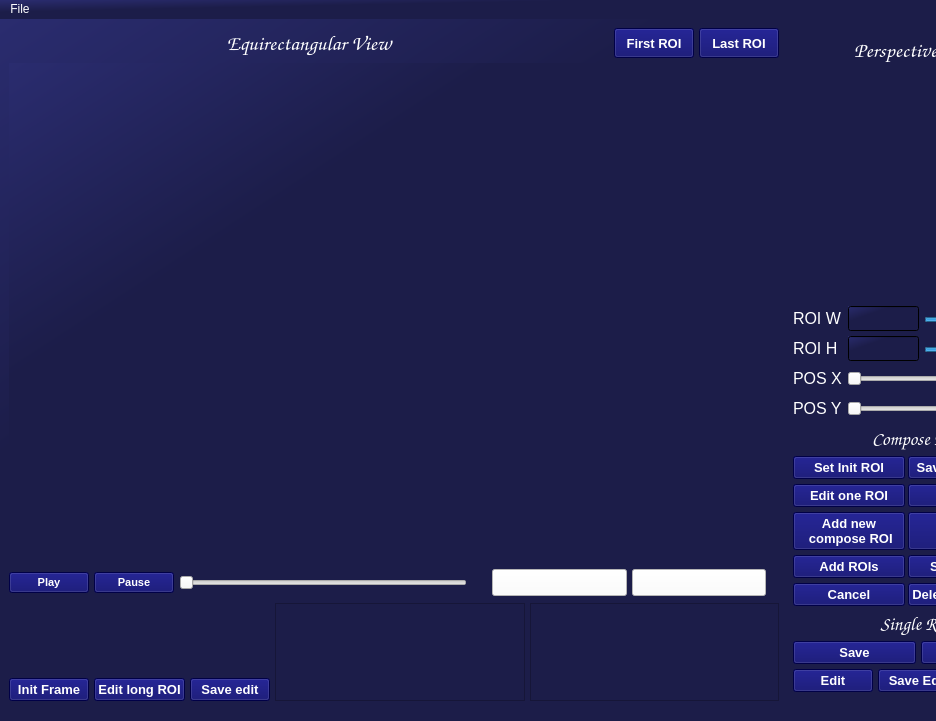
<?xml version="1.0" encoding="UTF-8"?>
<ui version="4.0">
 <class>Anottation</class>
 <widget class="QMainWindow" name="Anottation">
  <property name="geometry">
   <rect>
    <x>0</x>
    <y>0</y>
    <width>936</width>
    <height>721</height>
   </rect>
  </property>
  <property name="windowTitle">
   <string>MainWindow</string>
  </property>
  <property name="layoutDirection">
   <enum>Qt::LeftToRight</enum>
  </property>
  <property name="styleSheet">
   <string notr="true">background-color: qlineargradient(spread:pad, x1:0, y1:0, x2:1, y2:1, stop:0 rgba(42, 44, 111, 255), stop:0.315789 rgba(28, 29, 73, 255));
color:rgb(255,255,255);
border-color: rgb(44, 0, 66);</string>
  </property>
  <widget class="QWidget" name="window">
   <widget class="QWidget" name="horizontalLayoutWidget_6">
    <property name="geometry">
     <rect>
      <x>0</x>
      <y>0</y>
      <width>931</width>
      <height>691</height>
     </rect>
    </property>
    <layout class="QHBoxLayout" name="horizontalLayout_8">
     <property name="spacing">
      <number>5</number>
     </property>
     <property name="sizeConstraint">
      <enum>QLayout::SetMinAndMaxSize</enum>
     </property>
     <property name="leftMargin">
      <number>9</number>
     </property>
     <property name="topMargin">
      <number>9</number>
     </property>
     <property name="rightMargin">
      <number>9</number>
     </property>
     <property name="bottomMargin">
      <number>9</number>
     </property>
     <item>
      <layout class="QVBoxLayout" name="verticalLayout_4">
       <item>
        <layout class="QHBoxLayout" name="horizontalLayout_7">
         <item>
          <widget class="QLabel" name="label">
           <property name="minimumSize">
            <size>
             <width>600</width>
             <height>30</height>
            </size>
           </property>
           <property name="font">
            <font>
             <family>Comic Sans MS</family>
             <pointsize>16</pointsize>
             <weight>75</weight>
             <bold>true</bold>
            </font>
           </property>
           <property name="styleSheet">
            <string notr="true">background-color:none;</string>
           </property>
           <property name="text">
            <string>Equirectangular View</string>
           </property>
           <property name="alignment">
            <set>Qt::AlignCenter</set>
           </property>
          </widget>
         </item>
         <item>
          <widget class="QPushButton" name="button_go_to_first">
           <property name="minimumSize">
            <size>
             <width>80</width>
             <height>30</height>
            </size>
           </property>
           <property name="font">
            <font>
             <family>Arial</family>
             <pointsize>10</pointsize>
             <weight>75</weight>
             <bold>true</bold>
            </font>
           </property>
           <property name="styleSheet">
            <string notr="true">background-color: rgb(0, 0, 100);</string>
           </property>
           <property name="text">
            <string>First ROI</string>
           </property>
          </widget>
         </item>
         <item>
          <widget class="QPushButton" name="button_go_to_last">
           <property name="minimumSize">
            <size>
             <width>80</width>
             <height>30</height>
            </size>
           </property>
           <property name="font">
            <font>
             <family>Arial</family>
             <pointsize>10</pointsize>
             <weight>75</weight>
             <bold>true</bold>
            </font>
           </property>
           <property name="styleSheet">
            <string notr="true">background-color: rgb(0, 0, 100);</string>
           </property>
           <property name="text">
            <string>Last ROI</string>
           </property>
          </widget>
         </item>
        </layout>
       </item>
       <item>
        <widget class="QLabel" name="equi_image">
         <property name="sizePolicy">
          <sizepolicy hsizetype="Expanding" vsizetype="Expanding">
           <horstretch>0</horstretch>
           <verstretch>0</verstretch>
          </sizepolicy>
         </property>
         <property name="minimumSize">
          <size>
           <width>500</width>
           <height>500</height>
          </size>
         </property>
         <property name="maximumSize">
          <size>
           <width>1800</width>
           <height>540</height>
          </size>
         </property>
         <property name="font">
          <font>
           <pointsize>10</pointsize>
          </font>
         </property>
         <property name="mouseTracking">
          <bool>true</bool>
         </property>
         <property name="text">
          <string/>
         </property>
        </widget>
       </item>
       <item>
        <layout class="QVBoxLayout" name="verticalLayout_3">
         <item>
          <layout class="QHBoxLayout" name="horizontalLayout">
           <item>
            <widget class="QPushButton" name="button_play_video">
             <property name="font">
              <font>
               <family>Arial</family>
               <pointsize>8</pointsize>
               <weight>75</weight>
               <bold>true</bold>
              </font>
             </property>
             <property name="styleSheet">
              <string notr="true">background-color: rgb(0, 0, 100);</string>
             </property>
             <property name="text">
              <string>Play</string>
             </property>
            </widget>
           </item>
           <item>
            <widget class="QPushButton" name="button_pause_video">
             <property name="sizePolicy">
              <sizepolicy hsizetype="Fixed" vsizetype="Fixed">
               <horstretch>0</horstretch>
               <verstretch>0</verstretch>
              </sizepolicy>
             </property>
             <property name="font">
              <font>
               <family>Arial</family>
               <pointsize>8</pointsize>
               <weight>75</weight>
               <bold>true</bold>
              </font>
             </property>
             <property name="styleSheet">
              <string notr="true">background-color: rgb(0, 0, 100);</string>
             </property>
             <property name="text">
              <string>Pause</string>
             </property>
            </widget>
           </item>
           <item>
            <widget class="QSlider" name="slider_video_duration">
             <property name="sizePolicy">
              <sizepolicy hsizetype="Expanding" vsizetype="Minimum">
               <horstretch>0</horstretch>
               <verstretch>0</verstretch>
              </sizepolicy>
             </property>
             <property name="minimumSize">
              <size>
               <width>0</width>
               <height>30</height>
              </size>
             </property>
             <property name="styleSheet">
              <string notr="true">background-color: none;</string>
             </property>
             <property name="orientation">
              <enum>Qt::Horizontal</enum>
             </property>
            </widget>
           </item>
           <item>
            <widget class="QLabel" name="text_time">
             <property name="sizePolicy">
              <sizepolicy hsizetype="Expanding" vsizetype="Minimum">
               <horstretch>0</horstretch>
               <verstretch>0</verstretch>
              </sizepolicy>
             </property>
             <property name="minimumSize">
              <size>
               <width>15</width>
               <height>25</height>
              </size>
             </property>
             <property name="maximumSize">
              <size>
               <width>10</width>
               <height>25</height>
              </size>
             </property>
             <property name="sizeIncrement">
              <size>
               <width>30</width>
               <height>0</height>
              </size>
             </property>
             <property name="font">
              <font>
               <family>Arial</family>
               <pointsize>10</pointsize>
               <italic>true</italic>
              </font>
             </property>
             <property name="styleSheet">
              <string notr="true">background-color: rgb(28, 29, 73);</string>
             </property>
             <property name="text">
              <string/>
             </property>
             <property name="alignment">
              <set>Qt::AlignLeading|Qt::AlignLeft|Qt::AlignVCenter</set>
             </property>
            </widget>
           </item>
           <item>
            <layout class="QHBoxLayout" name="horizontalLayout_3">
             <item>
              <widget class="QPushButton" name="button_previous">
               <property name="sizePolicy">
                <sizepolicy hsizetype="Expanding" vsizetype="Fixed">
                 <horstretch>0</horstretch>
                 <verstretch>0</verstretch>
                </sizepolicy>
               </property>
               <property name="font">
                <font>
                 <family>Arial</family>
                 <pointsize>12</pointsize>
                </font>
               </property>
               <property name="styleSheet">
                <string notr="true">background-color: rgb(255, 255, 255);</string>
               </property>
               <property name="text">
                <string/>
               </property>
               <property name="icon">
                <iconset>
                 <normaloff>../Images/left.png</normaloff>../Images/left.png</iconset>
               </property>
              </widget>
             </item>
             <item>
              <widget class="QPushButton" name="button_next">
               <property name="sizePolicy">
                <sizepolicy hsizetype="Expanding" vsizetype="Fixed">
                 <horstretch>0</horstretch>
                 <verstretch>0</verstretch>
                </sizepolicy>
               </property>
               <property name="font">
                <font>
                 <family>Arial</family>
                 <pointsize>12</pointsize>
                </font>
               </property>
               <property name="styleSheet">
                <string notr="true">background-color: rgb(255, 255, 255);</string>
               </property>
               <property name="icon">
                <iconset>
                 <normaloff>../Images/right.png</normaloff>../Images/right.png</iconset>
               </property>
              </widget>
             </item>
             <item>
              <widget class="QLabel" name="text_frame_number">
               <property name="maximumSize">
                <size>
                 <width>16777215</width>
                 <height>16777215</height>
                </size>
               </property>
               <property name="sizeIncrement">
                <size>
                 <width>30</width>
                 <height>0</height>
                </size>
               </property>
               <property name="font">
                <font>
                 <family>Arial</family>
                 <pointsize>10</pointsize>
                 <italic>true</italic>
                </font>
               </property>
               <property name="styleSheet">
                <string notr="true">background-color: rgb(28, 29, 73);</string>
               </property>
               <property name="text">
                <string/>
               </property>
               <property name="alignment">
                <set>Qt::AlignLeading|Qt::AlignLeft|Qt::AlignVCenter</set>
               </property>
              </widget>
             </item>
            </layout>
           </item>
          </layout>
         </item>
         <item>
          <layout class="QHBoxLayout" name="horizontalLayout_6">
           <item>
            <layout class="QVBoxLayout" name="verticalLayout_2">
             <item>
              <widget class="QLabel" name="text_nfov_information">
               <property name="sizePolicy">
                <sizepolicy hsizetype="Expanding" vsizetype="Expanding">
                 <horstretch>0</horstretch>
                 <verstretch>0</verstretch>
                </sizepolicy>
               </property>
               <property name="maximumSize">
                <size>
                 <width>16777215</width>
                 <height>80</height>
                </size>
               </property>
               <property name="font">
                <font>
                 <family>Arial</family>
                 <pointsize>10</pointsize>
                 <italic>true</italic>
                </font>
               </property>
               <property name="styleSheet">
                <string notr="true">background-color:none;</string>
               </property>
               <property name="text">
                <string/>
               </property>
               <property name="alignment">
                <set>Qt::AlignLeading|Qt::AlignLeft|Qt::AlignVCenter</set>
               </property>
              </widget>
             </item>
             <item>
              <layout class="QHBoxLayout" name="horizontalLayout_2">
               <item>
                <widget class="QPushButton" name="button_set_init_CROI">
                 <property name="sizePolicy">
                  <sizepolicy hsizetype="Fixed" vsizetype="Fixed">
                   <horstretch>0</horstretch>
                   <verstretch>0</verstretch>
                  </sizepolicy>
                 </property>
                 <property name="maximumSize">
                  <size>
                   <width>16777215</width>
                   <height>25</height>
                  </size>
                 </property>
                 <property name="font">
                  <font>
                   <family>Arial</family>
                   <pointsize>10</pointsize>
                   <weight>75</weight>
                   <bold>true</bold>
                  </font>
                 </property>
                 <property name="styleSheet">
                  <string notr="true">background-color: rgb(0, 0, 100);</string>
                 </property>
                 <property name="text">
                  <string>Init Frame</string>
                 </property>
                </widget>
               </item>
               <item>
                <widget class="QPushButton" name="button_edit_long_CROI">
                 <property name="sizePolicy">
                  <sizepolicy hsizetype="Fixed" vsizetype="Fixed">
                   <horstretch>0</horstretch>
                   <verstretch>0</verstretch>
                  </sizepolicy>
                 </property>
                 <property name="maximumSize">
                  <size>
                   <width>16777215</width>
                   <height>25</height>
                  </size>
                 </property>
                 <property name="font">
                  <font>
                   <family>Arial</family>
                   <pointsize>10</pointsize>
                   <weight>75</weight>
                   <bold>true</bold>
                  </font>
                 </property>
                 <property name="styleSheet">
                  <string notr="true">background-color: rgb(0, 0, 100);</string>
                 </property>
                 <property name="text">
                  <string>Edit long ROI</string>
                 </property>
                </widget>
               </item>
               <item>
                <widget class="QPushButton" name="button_save_CROI">
                 <property name="sizePolicy">
                  <sizepolicy hsizetype="Fixed" vsizetype="Fixed">
                   <horstretch>0</horstretch>
                   <verstretch>0</verstretch>
                  </sizepolicy>
                 </property>
                 <property name="maximumSize">
                  <size>
                   <width>16777215</width>
                   <height>25</height>
                  </size>
                 </property>
                 <property name="font">
                  <font>
                   <family>Arial</family>
                   <pointsize>10</pointsize>
                   <weight>75</weight>
                   <bold>true</bold>
                  </font>
                 </property>
                 <property name="styleSheet">
                  <string notr="true">background-color: rgb(0, 0, 100);</string>
                 </property>
                 <property name="text">
                  <string>Save edit</string>
                 </property>
                </widget>
               </item>
              </layout>
             </item>
            </layout>
           </item>
           <item>
            <widget class="QScrollArea" name="scroll_area_ROI">
             <property name="minimumSize">
              <size>
               <width>70</width>
               <height>50</height>
              </size>
             </property>
             <property name="maximumSize">
              <size>
               <width>300</width>
               <height>200</height>
              </size>
             </property>
             <property name="font">
              <font>
               <pointsize>14</pointsize>
              </font>
             </property>
             <property name="styleSheet">
              <string notr="true">background-color: rgb(28, 29, 73);</string>
             </property>
             <property name="widgetResizable">
              <bool>true</bool>
             </property>
             <widget class="QWidget" name="scroll_area_ROI_contents">
              <property name="geometry">
               <rect>
                <x>0</x>
                <y>0</y>
                <width>183</width>
                <height>83</height>
               </rect>
              </property>
             </widget>
            </widget>
           </item>
           <item>
            <widget class="QScrollArea" name="scroll_area_compose_ROI">
             <property name="maximumSize">
              <size>
               <width>300</width>
               <height>200</height>
              </size>
             </property>
             <property name="font">
              <font>
               <pointsize>14</pointsize>
              </font>
             </property>
             <property name="styleSheet">
              <string notr="true">background-color:rgb(28, 29, 73);</string>
             </property>
             <property name="widgetResizable">
              <bool>true</bool>
             </property>
             <widget class="QWidget" name="scroll_area_ROI_contents_2">
              <property name="geometry">
               <rect>
                <x>0</x>
                <y>0</y>
                <width>182</width>
                <height>83</height>
               </rect>
              </property>
             </widget>
            </widget>
           </item>
          </layout>
         </item>
        </layout>
       </item>
      </layout>
     </item>
     <item>
      <layout class="QVBoxLayout" name="verticalLayout">
       <property name="spacing">
        <number>5</number>
       </property>
       <property name="sizeConstraint">
        <enum>QLayout::SetDefaultConstraint</enum>
       </property>
       <property name="leftMargin">
        <number>9</number>
       </property>
       <property name="topMargin">
        <number>9</number>
       </property>
       <property name="rightMargin">
        <number>9</number>
       </property>
       <property name="bottomMargin">
        <number>9</number>
       </property>
       <item>
        <widget class="QLabel" name="label_2">
         <property name="minimumSize">
          <size>
           <width>200</width>
           <height>25</height>
          </size>
         </property>
         <property name="maximumSize">
          <size>
           <width>345</width>
           <height>45</height>
          </size>
         </property>
         <property name="font">
          <font>
           <family>Comic Sans MS</family>
           <pointsize>16</pointsize>
           <weight>75</weight>
           <bold>true</bold>
          </font>
         </property>
         <property name="styleSheet">
          <string notr="true">background-color:none;</string>
         </property>
         <property name="text">
          <string>Perspective View</string>
         </property>
         <property name="alignment">
          <set>Qt::AlignCenter</set>
         </property>
        </widget>
       </item>
       <item>
        <widget class="QLabel" name="perspective_image">
         <property name="enabled">
          <bool>true</bool>
         </property>
         <property name="sizePolicy">
          <sizepolicy hsizetype="Expanding" vsizetype="Expanding">
           <horstretch>0</horstretch>
           <verstretch>0</verstretch>
          </sizepolicy>
         </property>
         <property name="minimumSize">
          <size>
           <width>100</width>
           <height>100</height>
          </size>
         </property>
         <property name="maximumSize">
          <size>
           <width>400</width>
           <height>400</height>
          </size>
         </property>
         <property name="styleSheet">
          <string notr="true">background-color: rgb(28, 29, 73);</string>
         </property>
         <property name="text">
          <string/>
         </property>
        </widget>
       </item>
       <item>
        <layout class="QGridLayout" name="gridLayout_3">
         <item row="2" column="2">
          <widget class="QSlider" name="slider_fov_h">
           <property name="minimumSize">
            <size>
             <width>100</width>
             <height>25</height>
            </size>
           </property>
           <property name="maximumSize">
            <size>
             <width>241</width>
             <height>22</height>
            </size>
           </property>
           <property name="styleSheet">
            <string notr="true">background-color:none;</string>
           </property>
           <property name="minimum">
            <number>0</number>
           </property>
           <property name="maximum">
            <number>100</number>
           </property>
           <property name="pageStep">
            <number>1</number>
           </property>
           <property name="value">
            <number>30</number>
           </property>
           <property name="orientation">
            <enum>Qt::Horizontal</enum>
           </property>
           <property name="tickPosition">
            <enum>QSlider::NoTicks</enum>
           </property>
           <property name="tickInterval">
            <number>1</number>
           </property>
          </widget>
         </item>
         <item row="1" column="1">
          <widget class="QLineEdit" name="input_ROI_W">
           <property name="minimumSize">
            <size>
             <width>30</width>
             <height>25</height>
            </size>
           </property>
           <property name="maximumSize">
            <size>
             <width>71</width>
             <height>25</height>
            </size>
           </property>
           <property name="font">
            <font>
             <family>Arial</family>
             <pointsize>10</pointsize>
            </font>
           </property>
           <property name="styleSheet">
            <string notr="true"/>
           </property>
          </widget>
         </item>
         <item row="2" column="1">
          <widget class="QLineEdit" name="input_ROI_H">
           <property name="minimumSize">
            <size>
             <width>30</width>
             <height>25</height>
            </size>
           </property>
           <property name="maximumSize">
            <size>
             <width>71</width>
             <height>25</height>
            </size>
           </property>
           <property name="font">
            <font>
             <family>Arial</family>
             <pointsize>10</pointsize>
            </font>
           </property>
           <property name="styleSheet">
            <string notr="true"/>
           </property>
          </widget>
         </item>
         <item row="2" column="0">
          <widget class="QLabel" name="label_4">
           <property name="minimumSize">
            <size>
             <width>45</width>
             <height>25</height>
            </size>
           </property>
           <property name="maximumSize">
            <size>
             <width>91</width>
             <height>25</height>
            </size>
           </property>
           <property name="font">
            <font>
             <family>Arial</family>
             <pointsize>12</pointsize>
            </font>
           </property>
           <property name="styleSheet">
            <string notr="true">background-color:none;</string>
           </property>
           <property name="text">
            <string>ROI H</string>
           </property>
          </widget>
         </item>
         <item row="1" column="0">
          <widget class="QLabel" name="label_3">
           <property name="minimumSize">
            <size>
             <width>50</width>
             <height>25</height>
            </size>
           </property>
           <property name="maximumSize">
            <size>
             <width>91</width>
             <height>25</height>
            </size>
           </property>
           <property name="font">
            <font>
             <family>Arial</family>
             <pointsize>12</pointsize>
            </font>
           </property>
           <property name="styleSheet">
            <string notr="true">background-color:none;</string>
           </property>
           <property name="text">
            <string>ROI W</string>
           </property>
          </widget>
         </item>
         <item row="1" column="2">
          <widget class="QSlider" name="slider_fov_w">
           <property name="minimumSize">
            <size>
             <width>100</width>
             <height>25</height>
            </size>
           </property>
           <property name="maximumSize">
            <size>
             <width>241</width>
             <height>22</height>
            </size>
           </property>
           <property name="styleSheet">
            <string notr="true">background-color:none;</string>
           </property>
           <property name="minimum">
            <number>0</number>
           </property>
           <property name="maximum">
            <number>100</number>
           </property>
           <property name="singleStep">
            <number>1</number>
           </property>
           <property name="pageStep">
            <number>1</number>
           </property>
           <property name="value">
            <number>30</number>
           </property>
           <property name="orientation">
            <enum>Qt::Horizontal</enum>
           </property>
           <property name="tickPosition">
            <enum>QSlider::NoTicks</enum>
           </property>
           <property name="tickInterval">
            <number>1</number>
           </property>
          </widget>
         </item>
        </layout>
       </item>
       <item>
        <layout class="QGridLayout" name="gridLayout_4">
         <item row="0" column="0">
          <widget class="QLabel" name="label_6">
           <property name="minimumSize">
            <size>
             <width>45</width>
             <height>25</height>
            </size>
           </property>
           <property name="maximumSize">
            <size>
             <width>91</width>
             <height>25</height>
            </size>
           </property>
           <property name="font">
            <font>
             <family>Arial</family>
             <pointsize>12</pointsize>
            </font>
           </property>
           <property name="styleSheet">
            <string notr="true">background-color:none;</string>
           </property>
           <property name="text">
            <string>POS X</string>
           </property>
          </widget>
         </item>
         <item row="0" column="1">
          <widget class="QSlider" name="slider_pos_x">
           <property name="minimumSize">
            <size>
             <width>100</width>
             <height>25</height>
            </size>
           </property>
           <property name="maximumSize">
            <size>
             <width>311</width>
             <height>25</height>
            </size>
           </property>
           <property name="styleSheet">
            <string notr="true">background-color:none;</string>
           </property>
           <property name="minimum">
            <number>0</number>
           </property>
           <property name="maximum">
            <number>1450</number>
           </property>
           <property name="singleStep">
            <number>1</number>
           </property>
           <property name="pageStep">
            <number>1</number>
           </property>
           <property name="value">
            <number>0</number>
           </property>
           <property name="orientation">
            <enum>Qt::Horizontal</enum>
           </property>
           <property name="tickPosition">
            <enum>QSlider::NoTicks</enum>
           </property>
           <property name="tickInterval">
            <number>1</number>
           </property>
          </widget>
         </item>
         <item row="1" column="0">
          <widget class="QLabel" name="label_5">
           <property name="minimumSize">
            <size>
             <width>45</width>
             <height>25</height>
            </size>
           </property>
           <property name="maximumSize">
            <size>
             <width>91</width>
             <height>25</height>
            </size>
           </property>
           <property name="font">
            <font>
             <family>Arial</family>
             <pointsize>12</pointsize>
            </font>
           </property>
           <property name="styleSheet">
            <string notr="true">background-color:none;</string>
           </property>
           <property name="text">
            <string>POS Y</string>
           </property>
          </widget>
         </item>
         <item row="1" column="1">
          <widget class="QSlider" name="slider_pos_y">
           <property name="minimumSize">
            <size>
             <width>100</width>
             <height>25</height>
            </size>
           </property>
           <property name="maximumSize">
            <size>
             <width>311</width>
             <height>25</height>
            </size>
           </property>
           <property name="styleSheet">
            <string notr="true">background-color:none;</string>
           </property>
           <property name="minimum">
            <number>0</number>
           </property>
           <property name="maximum">
            <number>725</number>
           </property>
           <property name="pageStep">
            <number>1</number>
           </property>
           <property name="value">
            <number>0</number>
           </property>
           <property name="orientation">
            <enum>Qt::Horizontal</enum>
           </property>
           <property name="tickPosition">
            <enum>QSlider::NoTicks</enum>
           </property>
           <property name="tickInterval">
            <number>1</number>
           </property>
          </widget>
         </item>
        </layout>
       </item>
       <item>
        <widget class="QLabel" name="label_15">
         <property name="minimumSize">
          <size>
           <width>200</width>
           <height>25</height>
          </size>
         </property>
         <property name="maximumSize">
          <size>
           <width>341</width>
           <height>25</height>
          </size>
         </property>
         <property name="font">
          <font>
           <family>Comic Sans MS</family>
           <pointsize>14</pointsize>
           <weight>75</weight>
           <bold>true</bold>
          </font>
         </property>
         <property name="styleSheet">
          <string notr="true">background-color:none;</string>
         </property>
         <property name="text">
          <string>Compose ROI</string>
         </property>
         <property name="alignment">
          <set>Qt::AlignCenter</set>
         </property>
        </widget>
       </item>
       <item>
        <layout class="QGridLayout" name="gridLayout_2">
         <property name="horizontalSpacing">
          <number>3</number>
         </property>
         <item row="0" column="1">
          <widget class="QPushButton" name="button_end_ROI">
           <property name="minimumSize">
            <size>
             <width>1</width>
             <height>0</height>
            </size>
           </property>
           <property name="font">
            <font>
             <family>Arial</family>
             <pointsize>10</pointsize>
             <weight>75</weight>
             <bold>true</bold>
            </font>
           </property>
           <property name="styleSheet">
            <string notr="true">background-color: rgb(0, 0, 100);</string>
           </property>
           <property name="text">
            <string>Save compose ROI</string>
           </property>
          </widget>
         </item>
         <item row="5" column="1">
          <widget class="QPushButton" name="button_delete_compose_ROI">
           <property name="font">
            <font>
             <family>Arial</family>
             <pointsize>10</pointsize>
             <weight>75</weight>
             <bold>true</bold>
            </font>
           </property>
           <property name="styleSheet">
            <string notr="true">background-color: rgb(0, 0, 100);</string>
           </property>
           <property name="text">
            <string>Delete compose ROI</string>
           </property>
          </widget>
         </item>
         <item row="1" column="0">
          <widget class="QPushButton" name="button_edit_one_compose_ROI">
           <property name="font">
            <font>
             <family>Arial</family>
             <pointsize>10</pointsize>
             <weight>75</weight>
             <bold>true</bold>
            </font>
           </property>
           <property name="styleSheet">
            <string notr="true">background-color: rgb(0, 0, 100);</string>
           </property>
           <property name="text">
            <string>Edit one ROI</string>
           </property>
          </widget>
         </item>
         <item row="3" column="0">
          <widget class="QPushButton" name="button_add_compose_roi">
           <property name="font">
            <font>
             <family>Arial</family>
             <pointsize>10</pointsize>
             <weight>75</weight>
             <bold>true</bold>
            </font>
           </property>
           <property name="styleSheet">
            <string notr="true">background-color: rgb(0, 0, 100);</string>
           </property>
           <property name="text">
            <string>Add ROIs</string>
           </property>
          </widget>
         </item>
         <item row="5" column="0">
          <widget class="QPushButton" name="button_cancel_edit_compose_ROI">
           <property name="font">
            <font>
             <family>Arial</family>
             <pointsize>10</pointsize>
             <weight>75</weight>
             <bold>true</bold>
            </font>
           </property>
           <property name="styleSheet">
            <string notr="true">background-color: rgb(0, 0, 100);</string>
           </property>
           <property name="text">
            <string>Cancel</string>
           </property>
          </widget>
         </item>
         <item row="0" column="0">
          <widget class="QPushButton" name="button_init_ROI">
           <property name="font">
            <font>
             <family>Arial</family>
             <pointsize>10</pointsize>
             <weight>75</weight>
             <bold>true</bold>
            </font>
           </property>
           <property name="styleSheet">
            <string notr="true">background-color: rgb(0, 0, 100);</string>
           </property>
           <property name="text">
            <string>Set Init ROI</string>
           </property>
          </widget>
         </item>
         <item row="3" column="1">
          <widget class="QPushButton" name="button_save_add_ROI">
           <property name="font">
            <font>
             <family>Arial</family>
             <pointsize>10</pointsize>
             <weight>75</weight>
             <bold>true</bold>
            </font>
           </property>
           <property name="styleSheet">
            <string notr="true">background-color: rgb(0, 0, 100);</string>
           </property>
           <property name="text">
            <string>Save add ROIs</string>
           </property>
          </widget>
         </item>
         <item row="1" column="1">
          <widget class="QPushButton" name="button_save_edit_compose_ROI">
           <property name="font">
            <font>
             <family>Arial</family>
             <pointsize>10</pointsize>
             <weight>75</weight>
             <bold>true</bold>
            </font>
           </property>
           <property name="styleSheet">
            <string notr="true">background-color: rgb(0, 0, 100);</string>
           </property>
           <property name="text">
            <string>Save Edit</string>
           </property>
          </widget>
         </item>
         <item row="2" column="0">
          <widget class="QPushButton" name="button_add_new_CROI">
           <property name="font">
            <font>
             <family>Arial</family>
             <pointsize>10</pointsize>
             <weight>75</weight>
             <bold>true</bold>
            </font>
           </property>
           <property name="styleSheet">
            <string notr="true">background-color: rgb(0, 0, 100);</string>
           </property>
           <property name="text">
            <string>Add new 
 compose ROI</string>
           </property>
          </widget>
         </item>
         <item row="2" column="1">
          <widget class="QPushButton" name="button_set_new_CROI">
           <property name="font">
            <font>
             <family>Arial</family>
             <pointsize>10</pointsize>
             <weight>75</weight>
             <bold>true</bold>
            </font>
           </property>
           <property name="styleSheet">
            <string notr="true">background-color: rgb(0, 0, 100);</string>
           </property>
           <property name="text">
            <string>Set Init 
 Add ROI</string>
           </property>
          </widget>
         </item>
        </layout>
       </item>
       <item>
        <widget class="QLabel" name="label_16">
         <property name="minimumSize">
          <size>
           <width>200</width>
           <height>25</height>
          </size>
         </property>
         <property name="font">
          <font>
           <family>Comic Sans MS</family>
           <pointsize>14</pointsize>
           <weight>75</weight>
           <bold>true</bold>
          </font>
         </property>
         <property name="styleSheet">
          <string notr="true">background-color:none;</string>
         </property>
         <property name="text">
          <string>Single ROI</string>
         </property>
         <property name="alignment">
          <set>Qt::AlignCenter</set>
         </property>
        </widget>
       </item>
       <item>
        <layout class="QGridLayout" name="gridLayout">
         <item row="1" column="0">
          <layout class="QHBoxLayout" name="horizontalLayout_5">
           <item>
            <widget class="QPushButton" name="button_edit_ROI">
             <property name="font">
              <font>
               <family>Arial</family>
               <pointsize>10</pointsize>
               <weight>75</weight>
               <bold>true</bold>
              </font>
             </property>
             <property name="styleSheet">
              <string notr="true">background-color: rgb(0, 0, 100);</string>
             </property>
             <property name="text">
              <string>Edit</string>
             </property>
            </widget>
           </item>
           <item>
            <widget class="QPushButton" name="button_save_edit">
             <property name="font">
              <font>
               <family>Arial</family>
               <pointsize>10</pointsize>
               <weight>75</weight>
               <bold>true</bold>
              </font>
             </property>
             <property name="styleSheet">
              <string notr="true">background-color: rgb(0, 0, 100);</string>
             </property>
             <property name="text">
              <string>Save Edit</string>
             </property>
            </widget>
           </item>
           <item>
            <widget class="QPushButton" name="button_cancel_edit">
             <property name="font">
              <font>
               <family>Arial</family>
               <pointsize>10</pointsize>
               <weight>75</weight>
               <bold>true</bold>
              </font>
             </property>
             <property name="styleSheet">
              <string notr="true">background-color: rgb(0, 0, 100);</string>
             </property>
             <property name="text">
              <string>Cancel Edit</string>
             </property>
            </widget>
           </item>
          </layout>
         </item>
         <item row="0" column="0">
          <layout class="QHBoxLayout" name="horizontalLayout_4">
           <item>
            <widget class="QPushButton" name="button_save_ROI">
             <property name="font">
              <font>
               <family>Arial</family>
               <pointsize>10</pointsize>
               <weight>75</weight>
               <bold>true</bold>
              </font>
             </property>
             <property name="styleSheet">
              <string notr="true">background-color: rgb(0, 0, 100);</string>
             </property>
             <property name="text">
              <string>Save</string>
             </property>
            </widget>
           </item>
           <item>
            <widget class="QPushButton" name="button_delete_ROI">
             <property name="font">
              <font>
               <family>Arial</family>
               <pointsize>10</pointsize>
               <weight>75</weight>
               <bold>true</bold>
              </font>
             </property>
             <property name="styleSheet">
              <string notr="true">background-color: rgb(0, 0, 100);</string>
             </property>
             <property name="text">
              <string>Delete</string>
             </property>
            </widget>
           </item>
          </layout>
         </item>
        </layout>
       </item>
      </layout>
     </item>
    </layout>
   </widget>
  </widget>
  <widget class="QMenuBar" name="menubar">
   <property name="geometry">
    <rect>
     <x>0</x>
     <y>0</y>
     <width>936</width>
     <height>21</height>
    </rect>
   </property>
   <widget class="QMenu" name="menuUpload">
    <property name="title">
     <string>File</string>
    </property>
    <addaction name="button_upload_image"/>
    <addaction name="button_upload_folder"/>
    <addaction name="button_upload_video"/>
    <addaction name="button_upload_Annotations"/>
    <addaction name="button_save"/>
   </widget>
   <addaction name="menuUpload"/>
  </widget>
  <action name="button_upload_image">
   <property name="text">
    <string>Upload Image</string>
   </property>
  </action>
  <action name="button_upload_folder">
   <property name="text">
    <string>Upload Folder</string>
   </property>
  </action>
  <action name="button_upload_video">
   <property name="text">
    <string>Upload Video</string>
   </property>
  </action>
  <action name="button_save">
   <property name="text">
    <string>Save</string>
   </property>
  </action>
  <action name="button_upload_Annotations">
   <property name="text">
    <string>Upload Annotations</string>
   </property>
  </action>
 </widget>
 <resources/>
 <connections/>
</ui>
